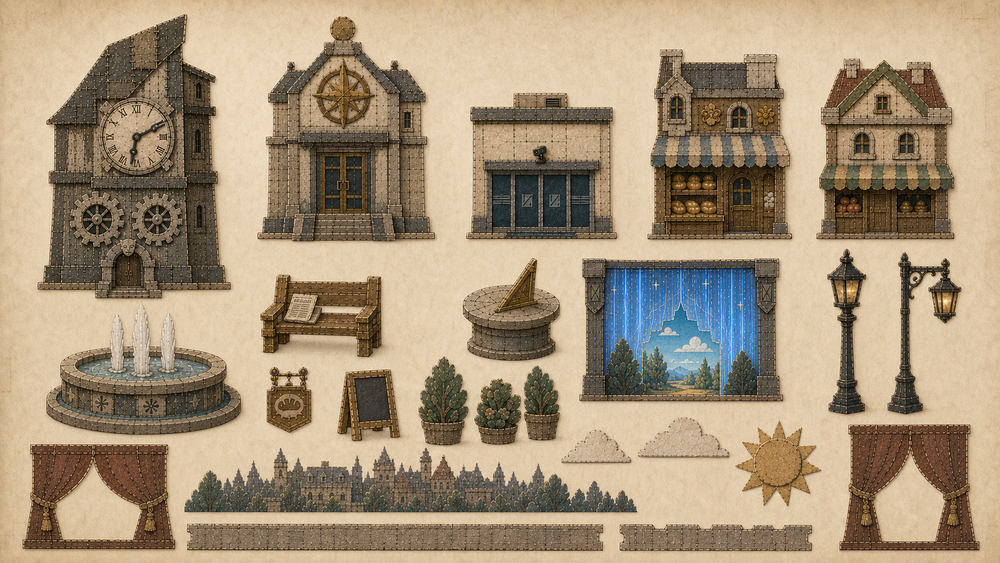
#> input picture assets/papercraft/fragments/id0001/environment/0001_env_exterior_asset_library_contact_sheet.png, 1000 x 563 px, shrunk from 1672 x 941 before the run; its folder holds only this picture in this run
$ python extract_environment_transparency.py
#> lines starting #> are read from the running program, lines starting #| are printed output that depends on the picture; after the words box and inside, x2 and y2 are one past the last pixel; in counts of white or black regions, pixels touching at a corner belong together
from __future__ import annotations

import argparse
from collections import deque
from pathlib import Path

import numpy as np
from PIL import Image, ImageFilter


def _sample_background(rgb: np.ndarray) -> np.ndarray:
    h, w, _ = rgb.shape
    border = max(8, min(h, w) // 80)
    samples = np.concatenate(
        [
            rgb[:border, :, :].reshape(-1, 3),
            rgb[-border:, :, :].reshape(-1, 3),
            rgb[:, :border, :].reshape(-1, 3),
            rgb[:, -border:, :].reshape(-1, 3),
        ],
        axis=0,
    )
    brightness = samples.mean(axis=1)
    light_samples = samples[brightness >= np.percentile(brightness, 45)]
    if light_samples.size == 0:
        light_samples = samples
    return np.median(light_samples, axis=0)


def _make_background_mask(rgb: np.ndarray, threshold: float) -> np.ndarray:
    h, w, _ = rgb.shape
    bg = _sample_background(rgb)
    diff = rgb.astype(np.float32) - bg.astype(np.float32)
    dist = np.sqrt(np.sum(diff * diff, axis=2))
    bright = rgb.mean(axis=2)
    if bg.mean() < 150:
        candidate = dist <= threshold
    else:
        candidate = (dist <= threshold) & (bright >= 166)

    mask = np.zeros((h, w), dtype=bool)
    queue: deque[tuple[int, int]] = deque()

    def push_if_candidate(y: int, x: int) -> None:
        if candidate[y, x] and not mask[y, x]:
            mask[y, x] = True
            queue.append((y, x))

    for x in range(w):
        push_if_candidate(0, x)
        push_if_candidate(h - 1, x)
    for y in range(h):
        push_if_candidate(y, 0)
        push_if_candidate(y, w - 1)

    while queue:
        y, x = queue.popleft()
        if y > 0:
            push_if_candidate(y - 1, x)
        if y + 1 < h:
            push_if_candidate(y + 1, x)
        if x > 0:
            push_if_candidate(y, x - 1)
        if x + 1 < w:
            push_if_candidate(y, x + 1)

    return mask


def transparentize_image(src: Path, dst: Path, threshold: float, feather: float) -> None:
    image = Image.open(src).convert("RGBA")
    rgba = np.array(image)
    rgb = rgba[:, :, :3]
    bg_mask = _make_background_mask(rgb, threshold)

    alpha = rgba[:, :, 3].copy()
    alpha[bg_mask] = 0

    alpha_image = Image.fromarray(alpha)
    if feather > 0:
        alpha_image = alpha_image.filter(ImageFilter.GaussianBlur(radius=feather))
        alpha = np.array(alpha_image)
        alpha[bg_mask] = 0

    rgba[:, :, 3] = alpha
    dst.parent.mkdir(parents=True, exist_ok=True)
    Image.fromarray(rgba).save(dst)


def main() -> int:
    parser = argparse.ArgumentParser(
        description="Remove connected light paper backgrounds from id0001 environment PNGs."
    )
    parser.add_argument(
        "--src",
        default="assets/papercraft/fragments/id0001/environment",
        help="Source directory containing PNG files.",
    )
    parser.add_argument(
        "--dst",
        default="assets/papercraft/fragments/id0001/environment2",
        help="Destination directory for transparent PNG files.",
    )
    parser.add_argument(
        "--threshold",
        type=float,
        default=54.0,
        help="RGB distance threshold for edge-connected background detection.",
    )
    parser.add_argument(
        "--feather",
        type=float,
        default=0.6,
        help="Small alpha feather radius for antialiased cutout edges.",
    )
    args = parser.parse_args()

    src_dir = Path(args.src)
    dst_dir = Path(args.dst)
    files = sorted(src_dir.glob("*.png"))
    if not files:
        raise SystemExit(f"No PNG files found in {src_dir}")

    for src in files:
        dst = dst_dir / src.name
        transparentize_image(src, dst, args.threshold, args.feather)
#> in transparentize_image, rgb is the input picture: shape (563, 1000, 3); mean R, G, B 167.1, 148.4, 122.6
#> in _make_background_mask, `bg = _sample_background(rgb)`: bg = [217, 192, 156]
#> in _make_background_mask, `diff = rgb.astype(np.float32) - bg.astype(np.float32)`:
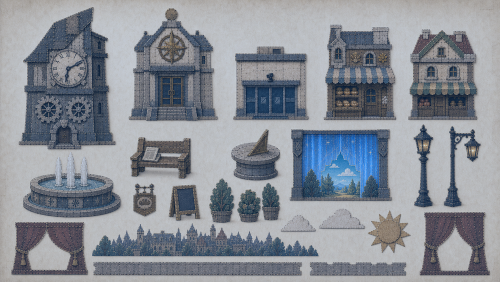
#> diff: shape (563, 1000, 3) float32 (shown at 1/2 size); mean R, G, B -49.9, -43.6, -33.4; drawn with min black and max white
#> in _make_background_mask, `dist = np.sqrt(np.sum(diff * diff, axis=2))`:
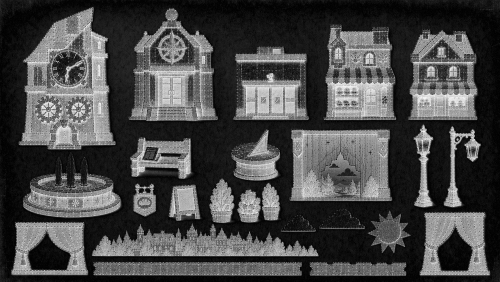
#> dist: shape (563, 1000) float32 (shown at 1/2 size); min 0, max 329.1, mean 92.9; drawn with min black and max white
#> in _make_background_mask, `bright = rgb.mean(axis=2)`:
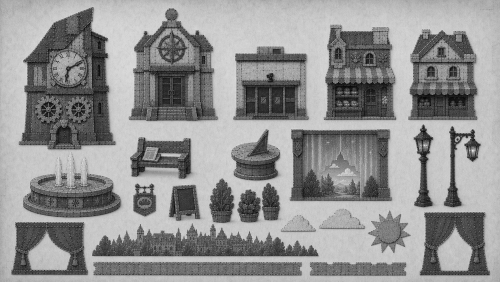
#> bright: shape (563, 1000) float64 (shown at 1/2 size); min 0, max 243.7, mean 146
#> in _make_background_mask, `candidate = (dist <= threshold) & (bright >= 166)`:
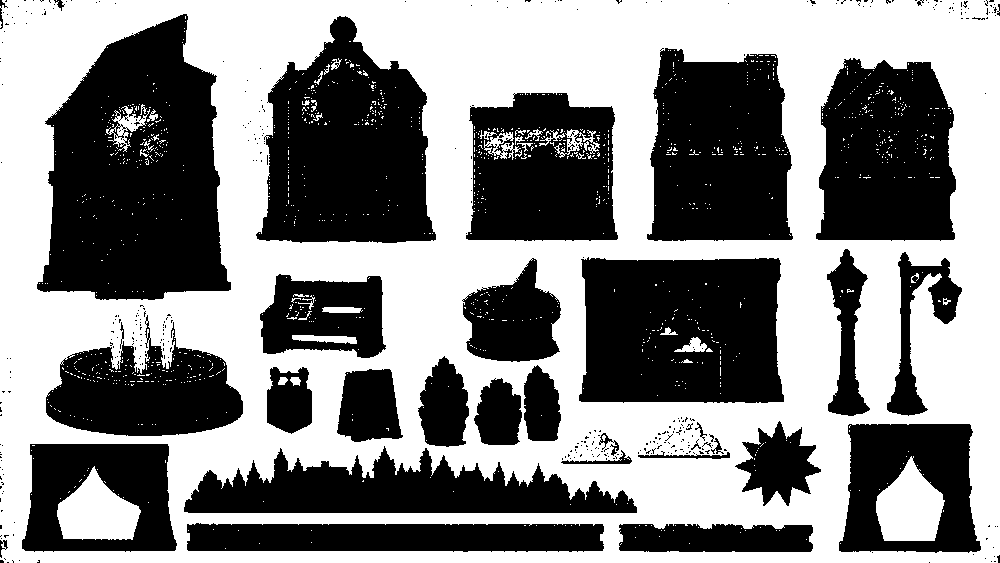
#> candidate: shape (563, 1000) bool; 52.3% white; 396 black regions (362 under 20 px), largest, box (x1, y1, x2, y2) and area: (37, 14, 231, 300) 38934, (256, 16, 436, 243) 28283, (579, 257, 784, 403) 27181
#> in transparentize_image, `bg_mask = _make_background_mask(rgb, threshold)`:
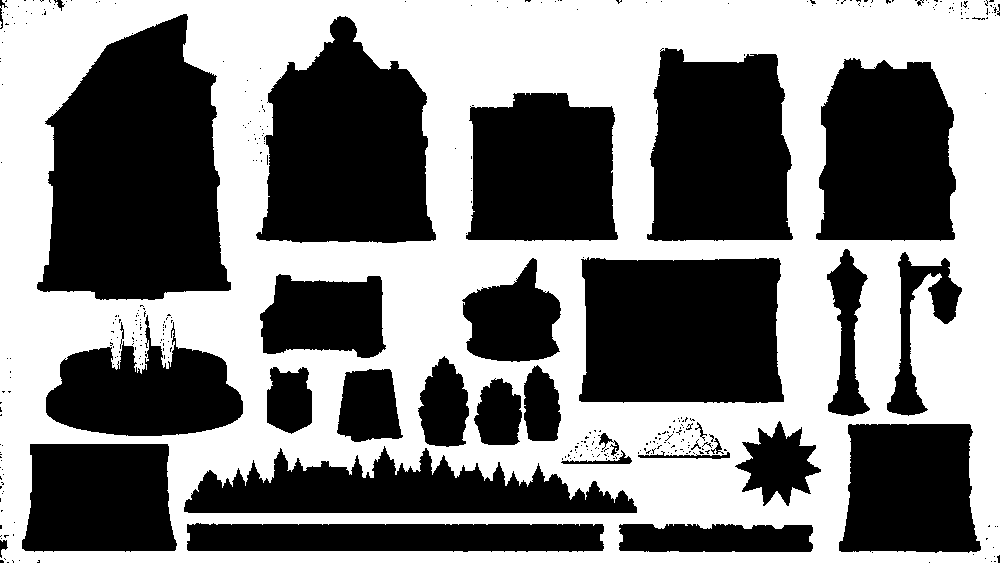
#> bg_mask: shape (563, 1000) bool; 49.8% white; 3 white regions (2 under 20 px), largest, box (x1, y1, x2, y2) and area: (0, 0, 1000, 563) 280394
#> in transparentize_image, `alpha[bg_mask] = 0`:
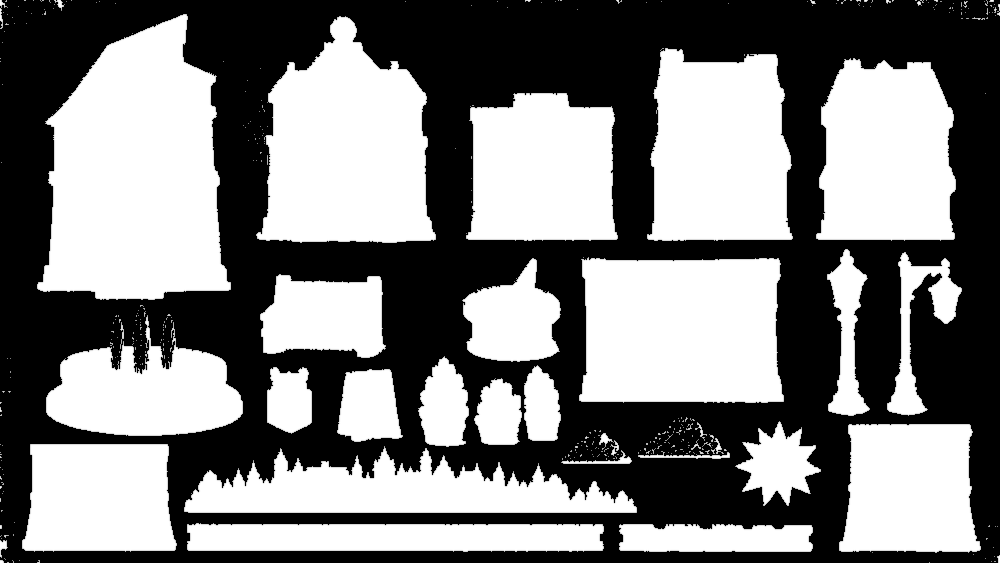
#> alpha: shape (563, 1000); min 0, max 255, mean 126.7
#> in transparentize_image, `rgba[:, :, 3] = alpha`:
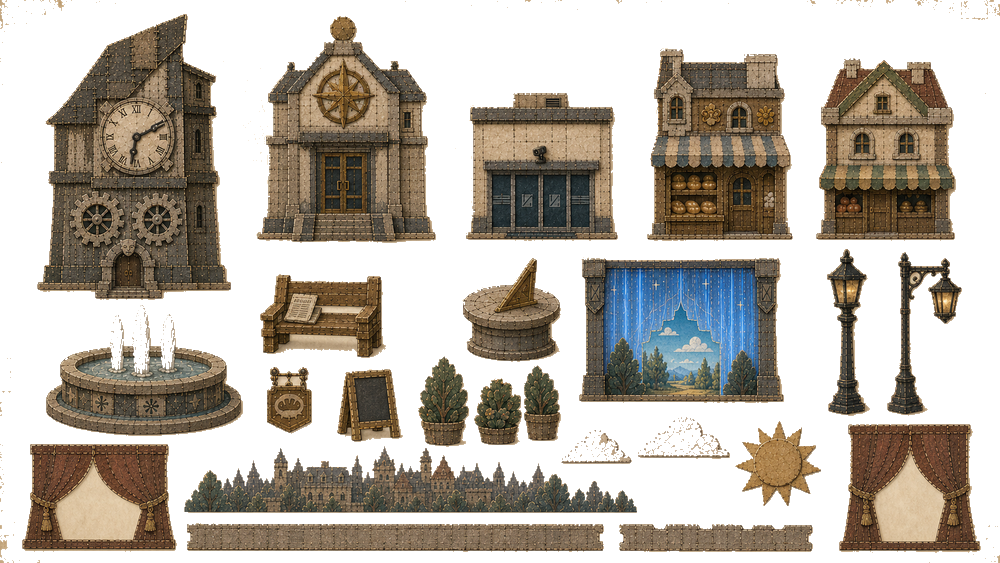
#> rgba: shape (563, 1000, 4); mean R, G, B, A 167.1, 148.4, 122.6, 126.7; transparent parts drawn white
        print(f"[cutout] {src.name} -> {dst}")

    print(f"[done] wrote {len(files)} transparent PNG files to {dst_dir}")
    return 0


if __name__ == "__main__":
    raise SystemExit(main())
#> (the program exits here)

$ run again, on assets/papercraft/fragments/id0001/environment/0001_env_plaza_ground.png
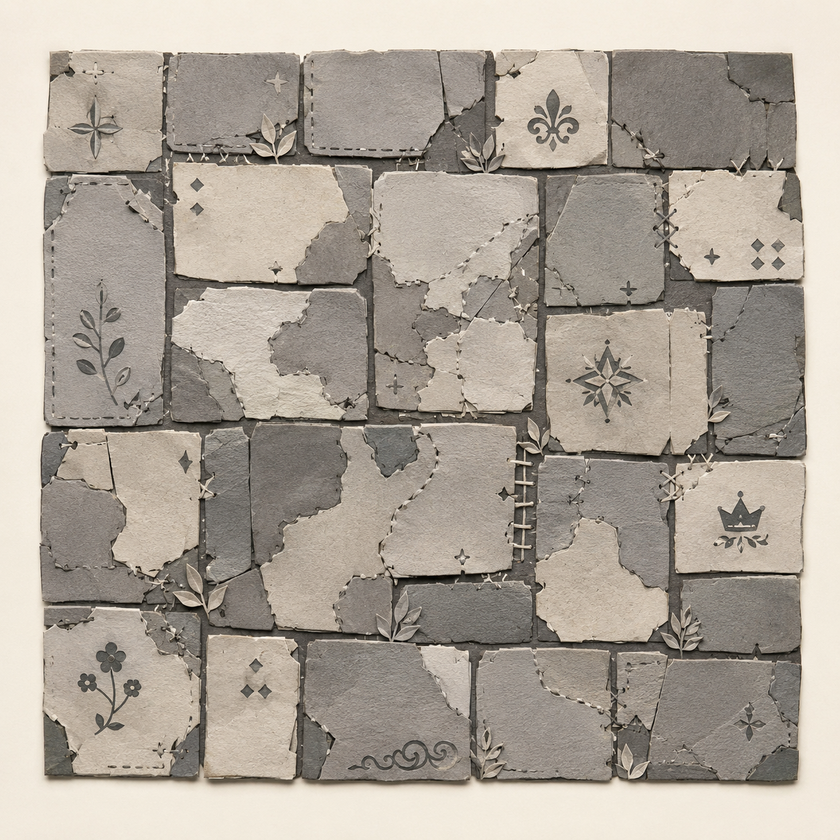
#> input picture assets/papercraft/fragments/id0001/environment/0001_env_plaza_ground.png, 840 x 840 px, shrunk from 1254 x 1254 before the run
#> in transparentize_image, rgb is the input picture: shape (840, 840, 3); mean R, G, B 172.6, 163.8, 152.7
#> bg = [244, 236, 224]
#> in _make_background_mask, `candidate = (dist <= threshold) & (bright >= 166)`:
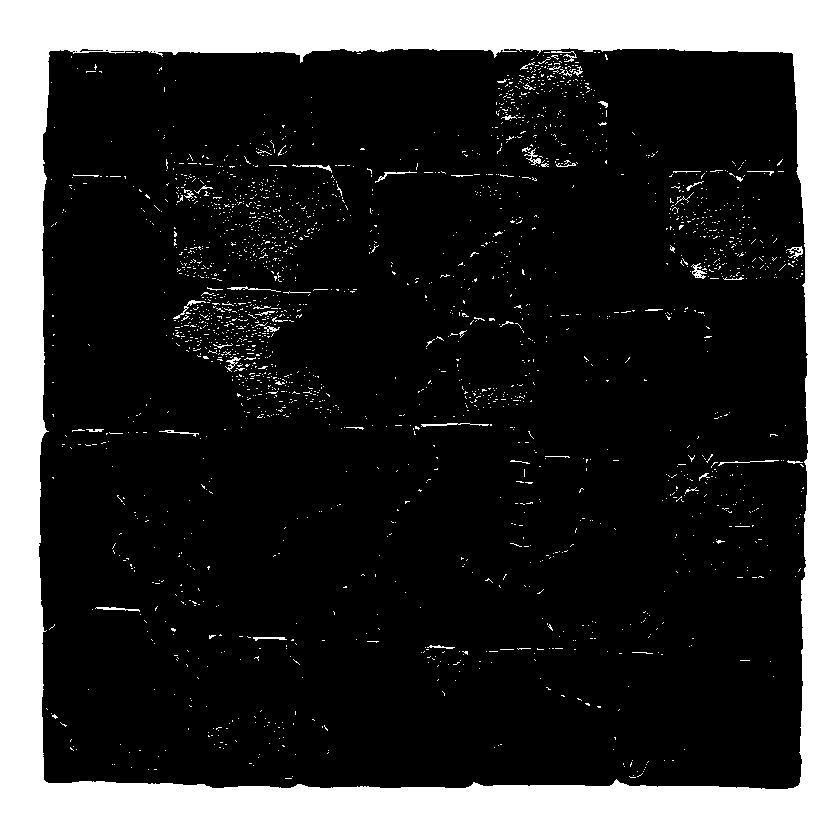
#> candidate: shape (840, 840) bool; 22.2% white; 2246 white regions (2189 under 20 px), largest, box (x1, y1, x2, y2) and area: (0, 0, 840, 840) 148018, (421, 423, 489, 427) 115, (691, 263, 707, 279) 107
#> bg_mask: shape (840, 840) bool; 21% white; 1 white region, box (x1, y1, x2, y2) and area: (0, 0, 840, 840) 148013
#> in transparentize_image, `rgba[:, :, 3] = alpha`:
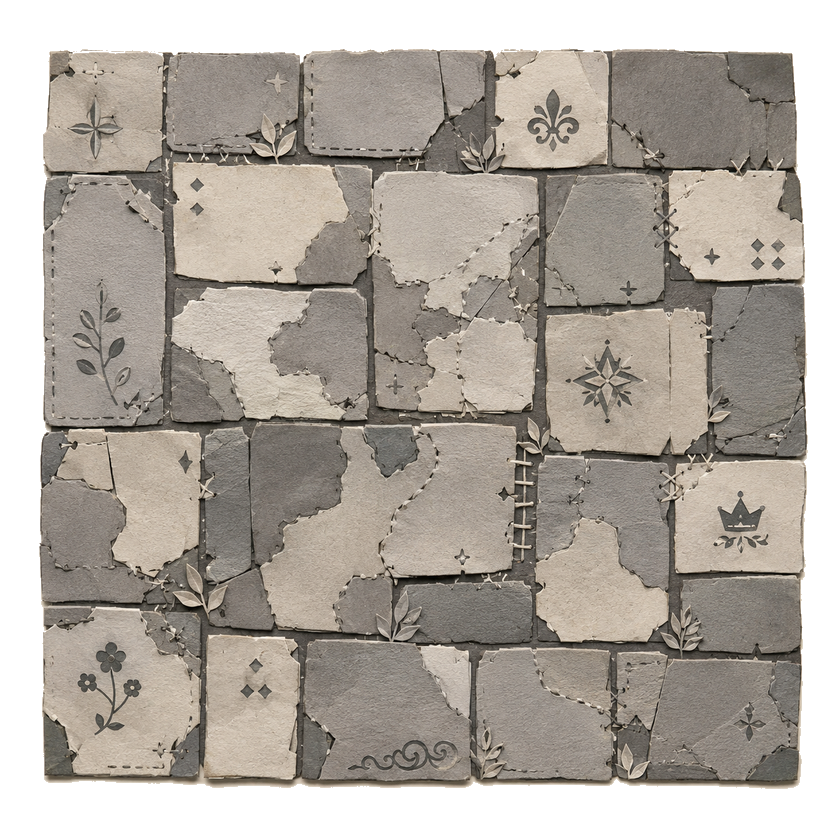
#> rgba: shape (840, 840, 4); mean R, G, B, A 172.6, 163.8, 152.7, 201.3; transparent parts drawn white

$ run again, on assets/papercraft/fragments/id0001/environment/0001_prop_doorframe_inscription.png
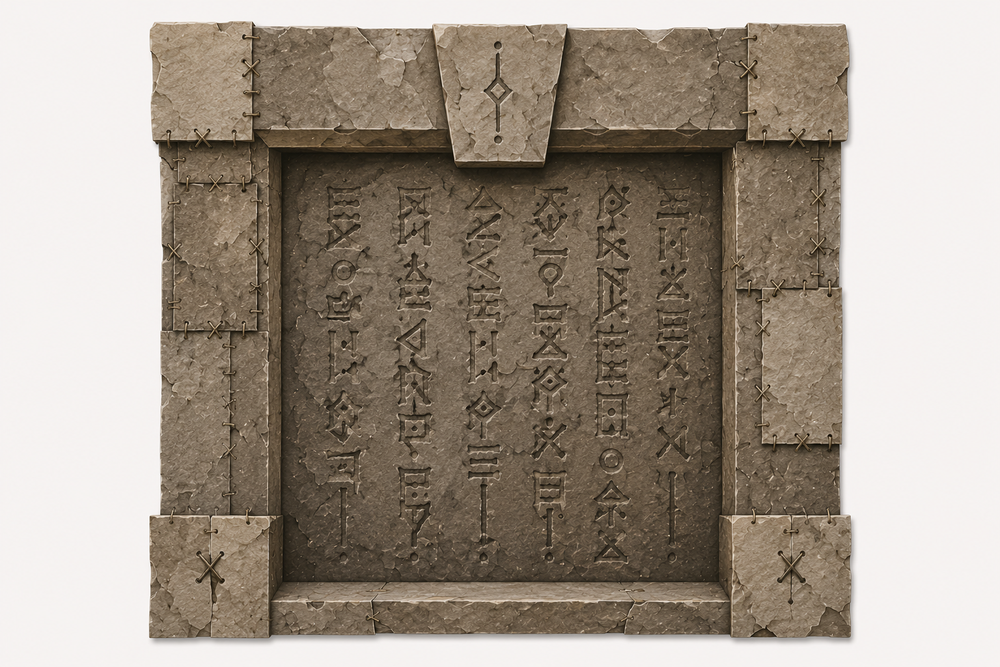
#> input picture assets/papercraft/fragments/id0001/environment/0001_prop_doorframe_inscription.png, 1000 x 667 px, shrunk from 1536 x 1024 before the run
#> in transparentize_image, rgb is the input picture: shape (667, 1000, 3); mean R, G, B 162.7, 151.9, 139.8
#> bg = [246, 243, 241]
#> in _make_background_mask, `candidate = (dist <= threshold) & (bright >= 166)`:
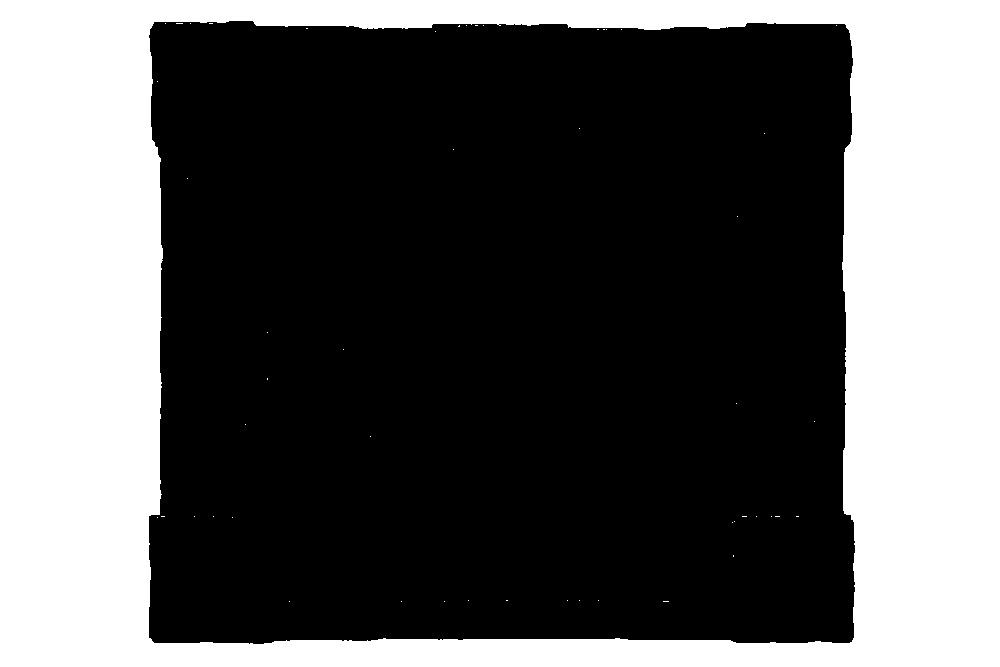
#> candidate: shape (667, 1000) bool; 36.3% white; 51 white regions (50 under 20 px), largest, box (x1, y1, x2, y2) and area: (0, 0, 1000, 667) 241957
#> bg_mask: shape (667, 1000) bool; 36.3% white; 1 white region, box (x1, y1, x2, y2) and area: (0, 0, 1000, 667) 241955
#> in transparentize_image, `alpha_image = alpha_image.filter(ImageFilter.GaussianBlur(radius=feath..`:
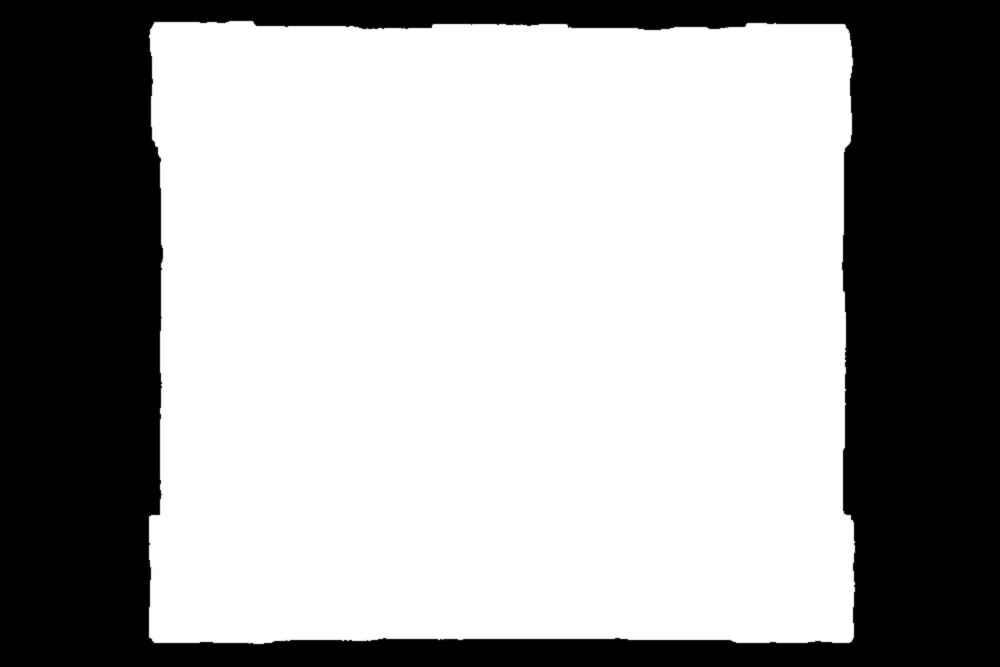
#> alpha_image: PIL image 1000x667 L; min 0, max 255, mean 162.5
